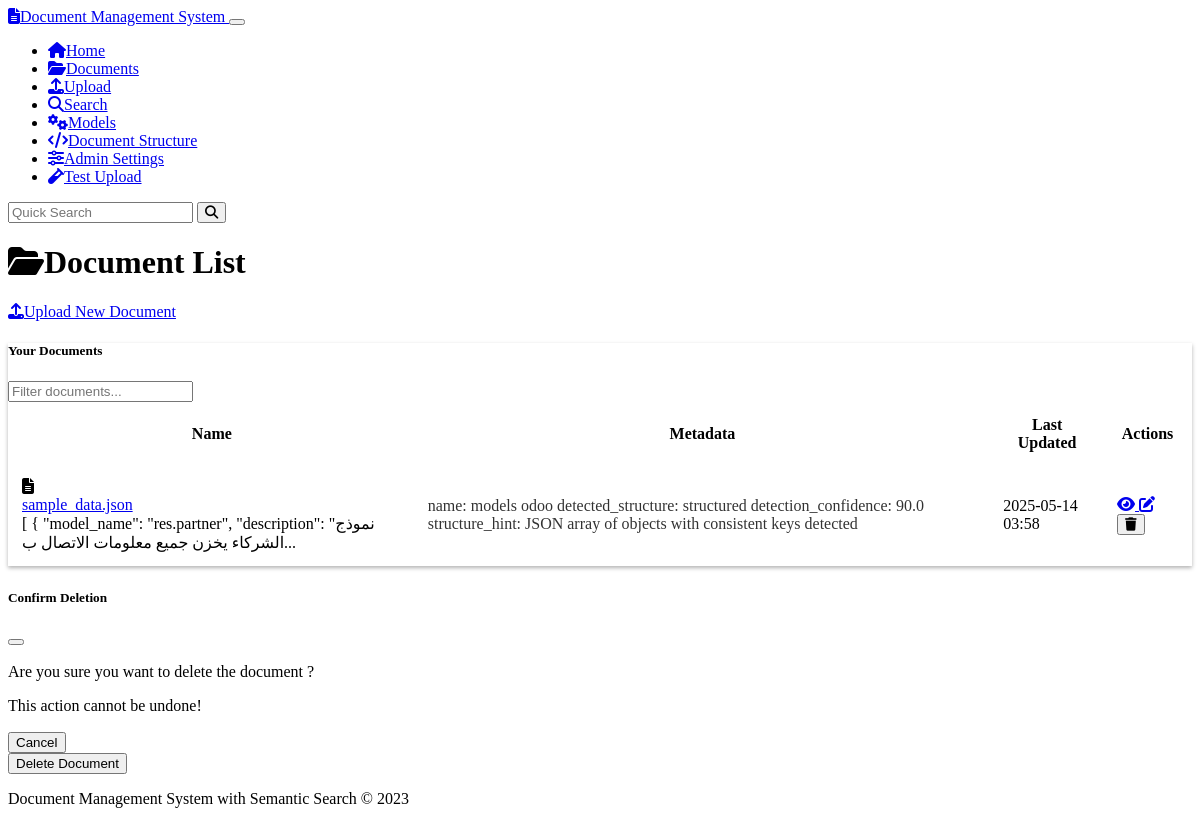
Screenshot of /documents with the database file from the repository.
### models.py (models this page shows, shortened)
class Document(db.Model):
    id = db.Column(db.String(36), primary_key=True, default=lambda: str(uuid.uuid4()))
    name = db.Column(db.String(255), nullable=False)
    content = db.Column(db.Text, nullable=False)
    mime_type = db.Column(db.String(100), nullable=False)
    created_at = db.Column(db.DateTime, default=datetime.datetime.utcnow)
    updated_at = db.Column(db.DateTime, default=datetime.datetime.utcnow, onupdate=datetime.datetime.utcnow)
    chunks = db.relationship('Chunk', backref='document', cascade='all, delete-orphan')
    doc_metadata = db.relationship('Metadata', backref='document', cascade='all, delete-orphan')

class Metadata(db.Model):
    id = db.Column(db.String(36), primary_key=True, default=lambda: str(uuid.uuid4()))
    document_id = db.Column(db.String(36), db.ForeignKey('document.id'), nullable=False)
    key = db.Column(db.String(100), nullable=False)
    value = db.Column(db.String(255), nullable=False)

### routes.py (the view)
@app.route('/documents')
def document_list():
    documents = Document.query.order_by(Document.updated_at.desc()).all()
    documents_with_metadata = []
    for doc in documents:
        doc_metadata = Metadata.query.filter_by(document_id=doc.id).all()
        documents_with_metadata.append({
            'document': doc,
            'metadata': doc_metadata
        })
    return render_template('document_list.html', documents=documents_with_metadata)

### templates/document_list.html (shortened to what this page needs)
{% extends 'base.html' %}
{% block content %}
<div class="row mb-4">
    <div class="col-md-6">
        <h1><i class="fas fa-folder-open me-2"></i>Document List</h1>
    </div>
    <div class="col-md-6 text-md-end">
        <a href="{{ url_for('upload') }}" class="btn btn-primary">
            <i class="fas fa-upload me-1"></i>Upload New Document
        </a>
    </div>
</div>
{% if documents %}
    <div class="row mb-4">
        <div class="col-12">
            <div class="card">
                <div class="card-header">
                    <div class="row align-items-center">
                        <div class="col-md-6">
                            <h5 class="mb-0">Your Documents</h5>
                        </div>
                        <div class="col-md-6">
                            <input type="text" id="document-search" class="form-control" placeholder="Filter documents...">
                        </div>
                    </div>
                </div>
                <div class="table-responsive">
                    <table class="table table-hover align-middle mb-0">
                        <thead>
                            <tr>
                                <th>Name</th>
                                <th>Metadata</th>
                                <th>Last Updated</th>
                                <th class="text-center">Actions</th>
                            </tr>
                        </thead>
                        <tbody>
                            {% for doc_item in documents %}
                                <tr class="document-row">
                                    <td>
                                        <div class="d-flex align-items-center">
                                            <i class="fas fa-file-alt text-muted me-2"></i>
                                            <div>
                                                <a href="{{ url_for('document_view', document_id=doc_item.document.id) }}" class="text-decoration-none">
                                                    {{ doc_item.document.name }}
                                                </a>
                                                <div class="small text-muted">
                                                    {{ (doc_item.document.content[:100] + '...') if doc_item.document.content|length > 100 else doc_item.document.content }}
                                                </div>
                                            </div>
                                        </div>
                                    </td>
                                    <td>
                                        {% if doc_item.metadata %}
                                            {% for meta in doc_item.metadata %}
                                                <span class="badge bg-secondary me-1">
                                                    {{ meta.key }}: {{ meta.value }}
                                                </span>
                                            {% endfor %}
                                        {% else %}
                                            <span class="text-muted">No metadata</span>
                                        {% endif %}
                                    </td>
                                    <td>{{ doc_item.document.updated_at.strftime('%Y-%m-%d %H:%M') }}</td>
                                    <td>
                                        <div class="btn-group">
                                            <a href="{{ url_for('document_view', document_id=doc_item.document.id) }}"
                                               class="btn btn-sm btn-outline-info" title="View Document">
                                                <i class="fas fa-eye"></i>
                                            </a>
                                            <a href="{{ url_for('document_edit', document_id=doc_item.document.id) }}"
                                               class="btn btn-sm btn-outline-warning" title="Edit Document">
                                                <i class="fas fa-edit"></i>
                                            </a>
                                            <button type="button" class="btn btn-sm btn-outline-danger delete-document"
                                                    data-document-id="{{ doc_item.document.id }}"
                                                    data-document-name="{{ doc_item.document.name }}"
                                                    title="Delete Document">
                                                <i class="fas fa-trash"></i>
                                            </button>
                                        </div>
                                    </td>
                                </tr>
                            {% endfor %}
                        </tbody>
                    </table>
                </div>
            </div>
        </div>
    </div>
{% else %}
    <div class="alert alert-info">
        <i class="fas fa-info-circle me-2"></i>No documents found. <a href="{{ url_for('upload') }}">Upload your first document</a>!
    </div>
{% endif %}
<div class="modal fade" id="deleteDocumentModal" tabindex="-1" aria-labelledby="deleteDocumentModalLabel" aria-hidden="true">
    <div class="modal-dialog">
        <div class="modal-content">
            <div class="modal-header">
                <h5 class="modal-title" id="deleteDocumentModalLabel">Confirm Deletion</h5>
                <button type="button" class="btn-close" data-bs-dismiss="modal" aria-label="Close"></button>
            </div>
            <div class="modal-body">
                <p>Are you sure you want to delete the document <strong id="delete-document-name"></strong>?</p>
                <p class="text-danger">This action cannot be undone!</p>
            </div>
            <div class="modal-footer">
                <button type="button" class="btn btn-secondary" data-bs-dismiss="modal">Cancel</button>
                <form id="delete-document-form" method="post">
                    <button type="submit" class="btn btn-danger">Delete Document</button>
                </form>
            </div>
        </div>
    </div>
</div>
{% endblock %}

### static/css/custom.css (style rules this page uses)
body { min-height: 100vh; display: flex; flex-direction: column; }
.badge.bg-secondary { opacity: 0.8; }
.card { box-shadow: 0 0.125rem 0.25rem rgba(0, 0, 0, 0.3); margin-bottom: 1.5rem; }
.card-header { font-weight: 500; }
.btn { font-weight: 500; }
.btn-primary { background-color: var(--bs-primary); border-color: var(--bs-primary); }
.table > :not(caption) > * > * { padding: 0.75rem; }
.modal-header { border-bottom: 1px solid rgba(255, 255, 255, 0.1); }
.modal-footer { border-top: 1px solid rgba(255, 255, 255, 0.1); }

### rows the page displays
Document: document.name "sample_data.json", content "[ { \"model_name\": \"res.partner\", \"description\": \"نموذج الشركاء يخزن جميع معلومات الاتصال ب...", document.updated_at "2025-05-14 03:58"
Metadata: key "name", value "models odoo"
Metadata: key "detected_structure", value "structured"
Metadata: key "detection_confidence", value "90.0"
Metadata: key "structure_hint", value "JSON array of objects with consistent keys detected"
